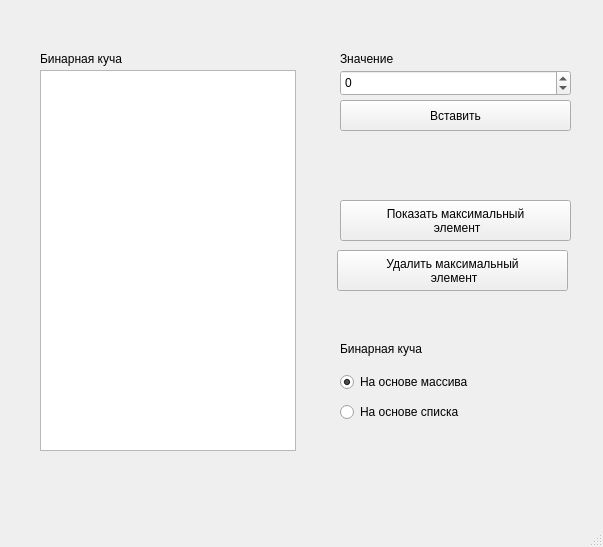
<?xml version="1.0" encoding="UTF-8"?>
<ui version="4.0">
 <class>MainWindow</class>
 <widget class="QMainWindow" name="MainWindow">
  <property name="geometry">
   <rect>
    <x>0</x>
    <y>0</y>
    <width>603</width>
    <height>547</height>
   </rect>
  </property>
  <property name="windowTitle">
   <string>MainWindow</string>
  </property>
  <widget class="QWidget" name="centralwidget">
   <widget class="QListWidget" name="listWidget">
    <property name="geometry">
     <rect>
      <x>40</x>
      <y>70</y>
      <width>256</width>
      <height>381</height>
     </rect>
    </property>
   </widget>
   <widget class="QSpinBox" name="spinBox">
    <property name="geometry">
     <rect>
      <x>340</x>
      <y>70</y>
      <width>231</width>
      <height>26</height>
     </rect>
    </property>
    <property name="minimum">
     <number>-1000000000</number>
    </property>
    <property name="maximum">
     <number>1000000000</number>
    </property>
   </widget>
   <widget class="QPushButton" name="insertButton">
    <property name="geometry">
     <rect>
      <x>340</x>
      <y>100</y>
      <width>231</width>
      <height>31</height>
     </rect>
    </property>
    <property name="text">
     <string>Вставить</string>
    </property>
   </widget>
   <widget class="QPushButton" name="extractMax">
    <property name="geometry">
     <rect>
      <x>337</x>
      <y>250</y>
      <width>231</width>
      <height>41</height>
     </rect>
    </property>
    <property name="text">
     <string>Удалить максимальный
 элемент</string>
    </property>
   </widget>
   <widget class="QPushButton" name="getMaxButton">
    <property name="geometry">
     <rect>
      <x>340</x>
      <y>200</y>
      <width>231</width>
      <height>41</height>
     </rect>
    </property>
    <property name="text">
     <string>Показать максимальный
 элемент</string>
    </property>
   </widget>
   <widget class="QLabel" name="label">
    <property name="geometry">
     <rect>
      <x>40</x>
      <y>50</y>
      <width>121</width>
      <height>17</height>
     </rect>
    </property>
    <property name="text">
     <string>Бинарная куча</string>
    </property>
   </widget>
   <widget class="QLabel" name="label_2">
    <property name="geometry">
     <rect>
      <x>340</x>
      <y>50</y>
      <width>81</width>
      <height>17</height>
     </rect>
    </property>
    <property name="text">
     <string>Значение</string>
    </property>
   </widget>
   <widget class="QLabel" name="label_3">
    <property name="geometry">
     <rect>
      <x>340</x>
      <y>340</y>
      <width>141</width>
      <height>18</height>
     </rect>
    </property>
    <property name="text">
     <string>Бинарная куча</string>
    </property>
   </widget>
   <widget class="QRadioButton" name="radioButton">
    <property name="geometry">
     <rect>
      <x>340</x>
      <y>370</y>
      <width>161</width>
      <height>24</height>
     </rect>
    </property>
    <property name="text">
     <string>На основе массива</string>
    </property>
    <property name="checked">
     <bool>true</bool>
    </property>
   </widget>
   <widget class="QRadioButton" name="radioButton_2">
    <property name="geometry">
     <rect>
      <x>340</x>
      <y>400</y>
      <width>161</width>
      <height>24</height>
     </rect>
    </property>
    <property name="text">
     <string>На основе списка</string>
    </property>
   </widget>
  </widget>
  <widget class="QMenuBar" name="menubar">
   <property name="geometry">
    <rect>
     <x>0</x>
     <y>0</y>
     <width>603</width>
     <height>23</height>
    </rect>
   </property>
  </widget>
  <widget class="QStatusBar" name="statusbar"/>
 </widget>
 <resources/>
 <connections/>
</ui>
